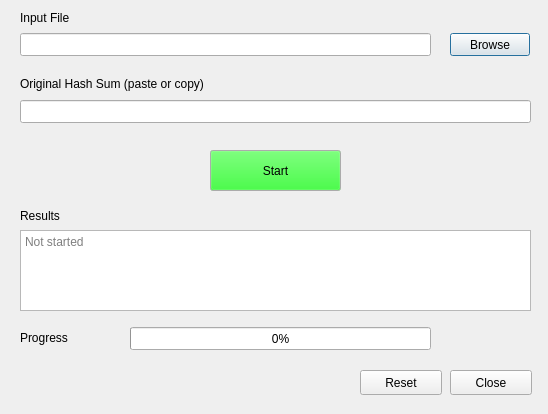
<?xml version="1.0" encoding="UTF-8"?>
<ui version="4.0">
 <class>hashDialog</class>
 <widget class="QDialog" name="hashDialog">
  <property name="enabled">
   <bool>true</bool>
  </property>
  <property name="geometry">
   <rect>
    <x>0</x>
    <y>0</y>
    <width>548</width>
    <height>414</height>
   </rect>
  </property>
  <property name="sizePolicy">
   <sizepolicy hsizetype="Preferred" vsizetype="Preferred">
    <horstretch>0</horstretch>
    <verstretch>0</verstretch>
   </sizepolicy>
  </property>
  <property name="windowTitle">
   <string>Hash Sum Verification</string>
  </property>
  <widget class="QPushButton" name="browseButton">
   <property name="geometry">
    <rect>
     <x>450</x>
     <y>33</y>
     <width>80</width>
     <height>23</height>
    </rect>
   </property>
   <property name="toolTip">
    <string>Browse for file</string>
   </property>
   <property name="text">
    <string>Browse</string>
   </property>
  </widget>
  <widget class="QLineEdit" name="inputEdit">
   <property name="geometry">
    <rect>
     <x>20</x>
     <y>33</y>
     <width>411</width>
     <height>23</height>
    </rect>
   </property>
  </widget>
  <widget class="QLabel" name="inputlabel">
   <property name="geometry">
    <rect>
     <x>20</x>
     <y>10</y>
     <width>71</width>
     <height>16</height>
    </rect>
   </property>
   <property name="palette">
    <palette>
     <active>
      <colorrole role="WindowText">
       <brush brushstyle="SolidPattern">
        <color alpha="255">
         <red>0</red>
         <green>0</green>
         <blue>0</blue>
        </color>
       </brush>
      </colorrole>
     </active>
     <inactive>
      <colorrole role="WindowText">
       <brush brushstyle="SolidPattern">
        <color alpha="255">
         <red>0</red>
         <green>0</green>
         <blue>0</blue>
        </color>
       </brush>
      </colorrole>
     </inactive>
     <disabled>
      <colorrole role="WindowText">
       <brush brushstyle="SolidPattern">
        <color alpha="255">
         <red>79</red>
         <green>78</green>
         <blue>77</blue>
        </color>
       </brush>
      </colorrole>
     </disabled>
    </palette>
   </property>
   <property name="text">
    <string>Input File</string>
   </property>
  </widget>
  <widget class="QLabel" name="digestLabel">
   <property name="geometry">
    <rect>
     <x>20</x>
     <y>76</y>
     <width>231</width>
     <height>16</height>
    </rect>
   </property>
   <property name="palette">
    <palette>
     <active>
      <colorrole role="WindowText">
       <brush brushstyle="SolidPattern">
        <color alpha="255">
         <red>0</red>
         <green>0</green>
         <blue>0</blue>
        </color>
       </brush>
      </colorrole>
      <colorrole role="Text">
       <brush brushstyle="SolidPattern">
        <color alpha="255">
         <red>255</red>
         <green>255</green>
         <blue>127</blue>
        </color>
       </brush>
      </colorrole>
      <colorrole role="ToolTipBase">
       <brush brushstyle="SolidPattern">
        <color alpha="255">
         <red>111</red>
         <green>111</green>
         <blue>111</blue>
        </color>
       </brush>
      </colorrole>
      <colorrole role="ToolTipText">
       <brush brushstyle="SolidPattern">
        <color alpha="255">
         <red>204</red>
         <green>147</green>
         <blue>147</blue>
        </color>
       </brush>
      </colorrole>
     </active>
     <inactive>
      <colorrole role="WindowText">
       <brush brushstyle="SolidPattern">
        <color alpha="255">
         <red>0</red>
         <green>0</green>
         <blue>0</blue>
        </color>
       </brush>
      </colorrole>
      <colorrole role="Text">
       <brush brushstyle="SolidPattern">
        <color alpha="255">
         <red>255</red>
         <green>255</green>
         <blue>127</blue>
        </color>
       </brush>
      </colorrole>
      <colorrole role="ToolTipBase">
       <brush brushstyle="SolidPattern">
        <color alpha="255">
         <red>111</red>
         <green>111</green>
         <blue>111</blue>
        </color>
       </brush>
      </colorrole>
      <colorrole role="ToolTipText">
       <brush brushstyle="SolidPattern">
        <color alpha="255">
         <red>204</red>
         <green>147</green>
         <blue>147</blue>
        </color>
       </brush>
      </colorrole>
     </inactive>
     <disabled>
      <colorrole role="WindowText">
       <brush brushstyle="SolidPattern">
        <color alpha="255">
         <red>79</red>
         <green>78</green>
         <blue>77</blue>
        </color>
       </brush>
      </colorrole>
      <colorrole role="Text">
       <brush brushstyle="SolidPattern">
        <color alpha="255">
         <red>79</red>
         <green>78</green>
         <blue>77</blue>
        </color>
       </brush>
      </colorrole>
      <colorrole role="ToolTipBase">
       <brush brushstyle="SolidPattern">
        <color alpha="255">
         <red>111</red>
         <green>111</green>
         <blue>111</blue>
        </color>
       </brush>
      </colorrole>
      <colorrole role="ToolTipText">
       <brush brushstyle="SolidPattern">
        <color alpha="255">
         <red>204</red>
         <green>147</green>
         <blue>147</blue>
        </color>
       </brush>
      </colorrole>
     </disabled>
    </palette>
   </property>
   <property name="text">
    <string>Original Hash Sum (paste or copy)</string>
   </property>
  </widget>
  <widget class="QLineEdit" name="digestEdit">
   <property name="geometry">
    <rect>
     <x>20</x>
     <y>100</y>
     <width>511</width>
     <height>23</height>
    </rect>
   </property>
  </widget>
  <widget class="QProgressBar" name="progressBar">
   <property name="geometry">
    <rect>
     <x>130</x>
     <y>327</y>
     <width>301</width>
     <height>23</height>
    </rect>
   </property>
   <property name="value">
    <number>0</number>
   </property>
  </widget>
  <widget class="QTextBrowser" name="resultsBox">
   <property name="geometry">
    <rect>
     <x>20</x>
     <y>230</y>
     <width>511</width>
     <height>81</height>
    </rect>
   </property>
   <property name="placeholderText">
    <string>Not started</string>
   </property>
  </widget>
  <widget class="QLabel" name="resultsLabel">
   <property name="geometry">
    <rect>
     <x>20</x>
     <y>208</y>
     <width>59</width>
     <height>15</height>
    </rect>
   </property>
   <property name="text">
    <string>Results</string>
   </property>
  </widget>
  <widget class="QLabel" name="progressLabel">
   <property name="geometry">
    <rect>
     <x>20</x>
     <y>330</y>
     <width>59</width>
     <height>15</height>
    </rect>
   </property>
   <property name="text">
    <string>Progress</string>
   </property>
  </widget>
  <widget class="QPushButton" name="startButton">
   <property name="geometry">
    <rect>
     <x>210</x>
     <y>150</y>
     <width>131</width>
     <height>41</height>
    </rect>
   </property>
   <property name="palette">
    <palette>
     <active>
      <colorrole role="Button">
       <brush brushstyle="SolidPattern">
        <color alpha="255">
         <red>0</red>
         <green>255</green>
         <blue>0</blue>
        </color>
       </brush>
      </colorrole>
      <colorrole role="Base">
       <brush brushstyle="SolidPattern">
        <color alpha="255">
         <red>255</red>
         <green>255</green>
         <blue>255</blue>
        </color>
       </brush>
      </colorrole>
     </active>
     <inactive>
      <colorrole role="Button">
       <brush brushstyle="SolidPattern">
        <color alpha="255">
         <red>0</red>
         <green>255</green>
         <blue>0</blue>
        </color>
       </brush>
      </colorrole>
      <colorrole role="Base">
       <brush brushstyle="SolidPattern">
        <color alpha="255">
         <red>255</red>
         <green>255</green>
         <blue>255</blue>
        </color>
       </brush>
      </colorrole>
     </inactive>
     <disabled>
      <colorrole role="Button">
       <brush brushstyle="SolidPattern">
        <color alpha="255">
         <red>0</red>
         <green>255</green>
         <blue>0</blue>
        </color>
       </brush>
      </colorrole>
      <colorrole role="Base">
       <brush brushstyle="SolidPattern">
        <color alpha="255">
         <red>239</red>
         <green>235</green>
         <blue>231</blue>
        </color>
       </brush>
      </colorrole>
     </disabled>
    </palette>
   </property>
   <property name="contextMenuPolicy">
    <enum>Qt::DefaultContextMenu</enum>
   </property>
   <property name="toolTip">
    <string>Start the computation</string>
   </property>
   <property name="text">
    <string>Start</string>
   </property>
  </widget>
  <widget class="QPushButton" name="closeButton">
   <property name="geometry">
    <rect>
     <x>450</x>
     <y>370</y>
     <width>82</width>
     <height>25</height>
    </rect>
   </property>
   <property name="text">
    <string>Close</string>
   </property>
  </widget>
  <widget class="QPushButton" name="resetButton">
   <property name="geometry">
    <rect>
     <x>360</x>
     <y>370</y>
     <width>82</width>
     <height>25</height>
    </rect>
   </property>
   <property name="text">
    <string>Reset</string>
   </property>
  </widget>
 </widget>
 <resources/>
 <connections/>
</ui>
